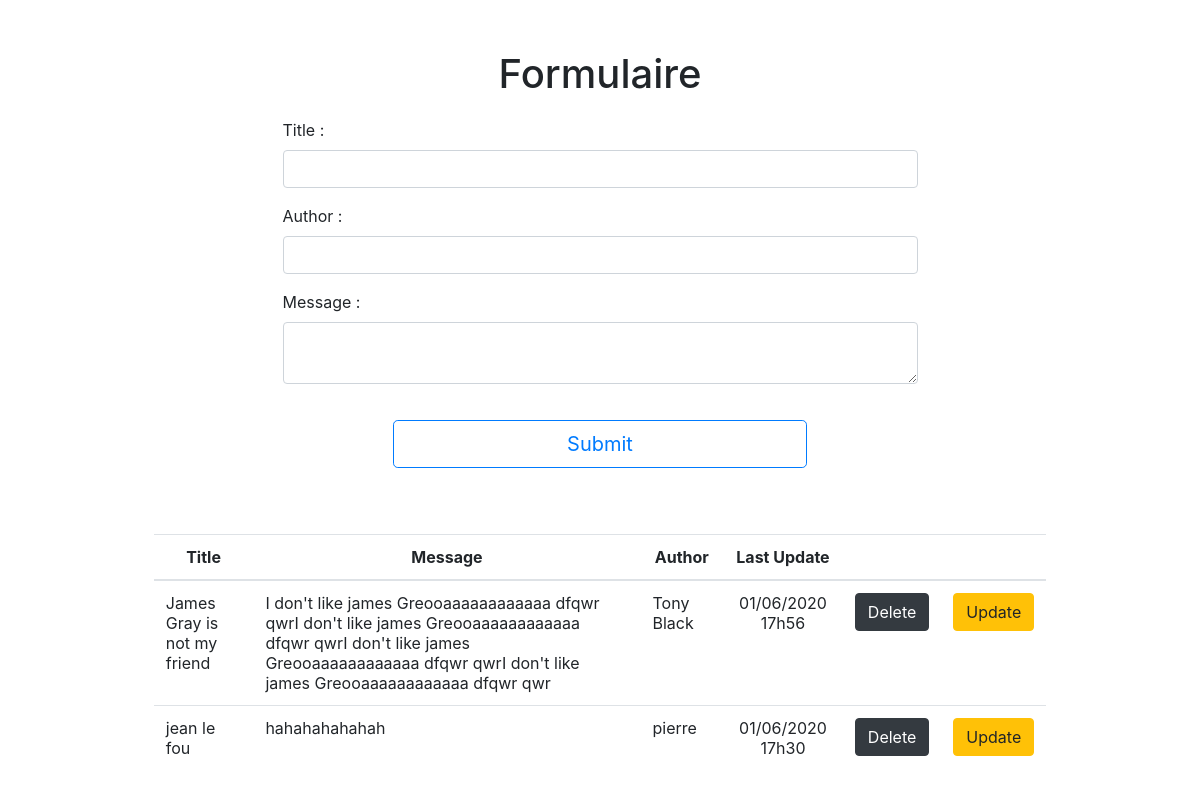
The page / on the database its author committed.
### tables this page shows
CREATE TABLE story (
        id INTEGER PRIMARY KEY AUTOINCREMENT, 
        title TEXT NOT NULL UNIQUE,
        content TEXT,
        author TEXT,
        date_rec INT);

### viewStory.php (called while the page is built)
<?php
    try{
        $query = "SELECT * FROM story";
        $stm = $pdo->query($query);
        $articles = $stm->fetchall(PDO::FETCH_ASSOC);
    }  catch( Exception $e) {
        $error .= "No stories found !  <br> " .  PHP_EOL;
        $debug .= $e->getMessage() . "<br> " .  PHP_EOL;
    }

### index.php (the view, shortened to what this page needs)
    <?php
    $debug = $error = "";
    try{
        $pdo = new PDO('sqlite:blog.sqlite3');
        $pdo->setAttribute(PDO::ATTR_DEFAULT_FETCH_MODE, PDO::FETCH_ASSOC);
        $pdo->setAttribute(PDO::ATTR_ERRMODE, PDO::ERRMODE_EXCEPTION);
    } catch ( Exception $e ) {
        echo "No access to database /  Info : possible cause bad path to database file !<br> " .  PHP_EOL . $e->getMessage();
        die();
    }
    require ('viewStory.php');
?>
<html>
<head>
    <link rel="stylesheet" type="text/css" href="style.css">
    <link rel="stylesheet" href="https://stackpath.bootstrapcdn.com/bootstrap/4.5.0/css/bootstrap.min.css">
</head>
<body>
    <div class="container">
        <div class="row">
            <div class="col"></div>
            <div class="col-7">
                <h1 class="mt-50 centerText">Formulaire</h1>
                <form  action="index.php"  method="post" class="mt-20">
                    <div class="form-group">
                        <label for="title">Title :</label>
                        <input type="text" class="form-control" id="title" name="title" required>
                    </div>
                    <div class="form-group">
                        <label for="author">Author :</label>
                        <input type="text" class="form-control" id="author" name="author" required>
                    </div>
                    <div class="form-group">
                        <label for="content">Message :</label>
                        <textarea  id="content" class="form-control" name="content" required></textarea>
                    </div>
                    <div class="row">
                        <div class="col"></div>
                        <div class="col-8">
                            <button type="submit" id="submit" class="btn fullWidth btn-outline-primary btn-lg mt-20" name="add">Submit</button>
                        </div>
                        <div class="col"></div>
                    </div>
                </form>
            </div>
            <div class="col"></div>
        </div>
    </div>
    <div class="row mt-50">
        <div class="col"></div>
        <div class="col-9">
            <table class="table table-hover">
                <thead>
                    <tr>
                        <th class="centerText" scope="col" >Title</th>
                        <th class="centerText" scope="col" >Message</th>
                        <th class="centerText" scope="col" >Author</th>
                        <th class="centerText" scope="col" >Last Update</th>
                        <th scope="col" ></th>
                        <th scope="col" ></th>
                    </tr>
                </thead>
                <tbody>
                <?php
                    foreach( $articles as $article)
                    {
                        echo "<tr>
                                <td>" . $article['title'] . "</td>
                                <td>" . $article['content'] . "</td>
                                <td>" . $article['author'] . "</td>
                                <td class='centerText'>" . strftime("%d/%m/%Y %Hh%M" ,$article['date_rec']) . "</td>
                                <td><a href='index.php?delete&amp;id=" . $article["id"] . "'><button class='btn btn-dark'>Delete</button></a></td>
                                <td><a href='updateForm.php?id=" . $article["id"] . "'><button class='btn btn-warning'>Update</button></a></td>
                                </tr>";
                    }
                ?>
                </tbody>
            </table>
        </div>
        <div class="col"></div>
    </div>
</body>
</html>

### style.css (style rules this page uses)
.fullWidth { width: 100%; }
.mt-50 { margin-top: 50px; }
.mt-20 { margin-top: 20px; }
.centerText { text-align: center; }

### rows shown on the page
story: title "James Gray is not my friend", content "I don't like james Greooaaaaaaaaaaaa dfqwr qwrI don't like james Greooaaaaaaaaaaaa dfqwr qwrI don't like james Greooaaaaaaaaaaaa dfqwr qwrI don't like james Greooaaaaaaaaaaaa dfqwr qwr", author "Tony Black", date_rec "01/06/2020 17h56"
story: title "jean le fou", content "hahahahahahah", author "pierre", date_rec "01/06/2020 17h30"
